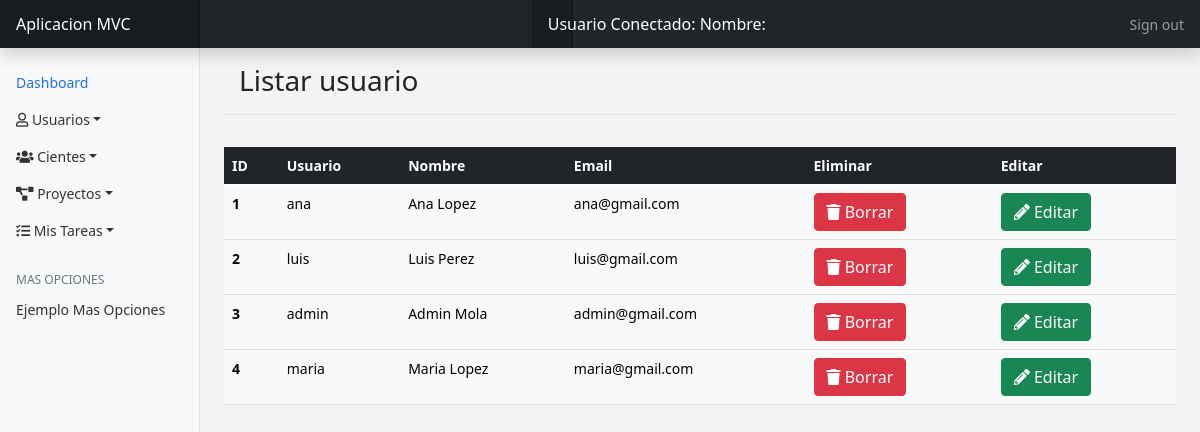
/index.php?tabla=user&accion=listar (signed in), run on the app's committed database.
### tables this page shows
CREATE TABLE `users` (
  `id` bigint(20) unsigned NOT NULL AUTO_INCREMENT,
  `name` varchar(255) DEFAULT NULL,
  `email` varchar(255) NOT NULL,
  `password` varchar(255) NOT NULL,
  `usuario` varchar(100) NOT NULL COMMENT 'Para el login equivalente a nick',
  PRIMARY KEY (`id`),
  UNIQUE KEY `users_email_unique` (`email`),
  UNIQUE KEY `users_UN` (`usuario`)
);

### web/router/router.php (called while the page is built, shortened)
<?php
function router (){
    $url = $_SERVER["REQUEST_URI"];
    $tablas=[
        "user"=>[
            "crear"=>"create.php",
            "guardar"=>"store.php",
            "ver"=> "show.php",
            "listar"=>"list.php",
            "buscar"=>"search.php",
            "borrar"=>"delete.php",
            "editar"=>"edit.php"
            ],
        "client"=>[
            "crear"=>"create.php",
            "guardar"=>"store.php",
            "ver"=> "show.php",
            "listar"=>"list.php",
            "buscar"=>"search.php",
            "borrar"=>"delete.php",
            "editar"=>"edit.php"
    ],
    "project"=>[
        "crear"=>"create.php",
        "guardar"=>"store.php",
        "ver"=> "show.php",
        "buscar"=>"search.php",
        "borrar"=>"delete.php",
        "editar"=>"edit.php"
],
    ];
    $tabla= $_REQUEST["tabla"];
    $accion=$_REQUEST["accion"];
    return "views/{$tabla}/{$tablas[$tabla][$accion]}";
}

### web/config/db.php (called while the page is built, shortened)
<?php
class db
{
  static public function conexion()
  {
    $conexion = null;
    try {
      $opciones =  [PDO::ATTR_ERRMODE => PDO::ERRMODE_EXCEPTION];
      $conexion = new PDO('mysql:host='.self::HOST.';dbname=' .self::DBNAME.";charset=".self::DB_CHARSET,
        self::USER,self::PASSWORD, $opciones);
    } catch (Exception $e) {
        echo "Ocurrió algo con la base de datos: " . $e->getMessage();
      }
     return $conexion;
    }
}

### web/controllers/usersController.php (called while the page is built, shortened)
<?php
require_once "models/userModel.php";
class UsersController
{
    private $model;
    public function __construct()
    {
        $this->model = new UserModel();
    }
    public function listar()
    {
        return $this->model->readAll();
    }
}

### web/models/userModel.php (called while the page is built, shortened)
<?php
require_once('config/db.php');
class UserModel
{
    private $conexion;
    public function __construct()
    {
        $this->conexion = db::conexion();
    }
    public function readAll(): array
    {
        $sentencia = $this->conexion->query("SELECT * FROM users;");
        $usuarios = $sentencia->fetchAll(PDO::FETCH_OBJ);
        return $usuarios;
    }
}

### web/views/user/list.php (the view, shortened to what this page needs)
<?php
require_once "controllers/usersController.php";
$controlador = new UsersController();
$users = $controlador->listar();
?>
<main class="col-md-9 ms-sm-auto col-lg-10 px-md-4">
    <div class="d-flex justify-content-between flex-wrap flex-md-nowrap align-items-center pt-3 pb-2 mb-3 border-bottom">
        <h1 class="h3">Listar usuario</h1>
    </div>
    <div id="contenido">
        <table class="table table-light table-hover">
            <?php
            if (count($users) <= 0) :
                echo "No hay Datos a Mostrar";
            else : ?>
                <table class="table table-light table-hover">
                    <thead class="table-dark">
                        <tr>
                            <th scope="col">ID</th>
                            <th scope="col">Usuario</th>
                            <th scope="col">Nombre</th>
                            <th scope="col">Email</th>
                            <th scope="col">Eliminar</th>
                            <th scope="col">Editar</th>
                        </tr>
                    </thead>
                    <tbody>
                        <?php foreach ($users as $user) :
                            $id = $user->id;
                        ?>
                            <tr>
                                <th scope="row"><?= $user->id ?></th>
                                <td><?= $user->usuario ?></td>
                                <td><?= $user->name ?></td>
                                <td><?= $user->email ?></td>
                                <td><a class="btn btn-danger" href="index.php?tabla=user&accion=borrar&id=<?= $id ?>"><i class="fa fa-trash"></i> Borrar</a></td>
                                <td><a class="btn btn-success" href="index.php?tabla=user&accion=editar&id=<?= $id ?>"><i class="fas fa-pencil-alt"></i> Editar</a></td>
                            </tr>
                        <?php
                        endforeach;
                        ?>
                    </tbody>
                </table>
            <?php
            endif;
            ?>
    </div>
</main>

### web/views/layout/head.php (shortened to what this page needs)
<!doctype html>
<html lang="es">
<head>
  <link href="assets/css/bootstrap.min.css" rel="stylesheet">
  <link href="https://cdnjs.cloudflare.com/ajax/libs/font-awesome/5.15.4/css/all.min.css" rel="stylesheet">
  <link href="assets/css/dashboard.css" rel="stylesheet">
  <link href="assets/css/404.css" rel="stylesheet">
</head>
<body>
  <header class="navbar navbar-dark sticky-top bg-dark flex-md-nowrap p-0 shadow">
    <a class="navbar-brand col-md-3 col-lg-2 me-0 px-3" href="">Aplicacion MVC</a>
    <div class="navbar-nav">
    <label class="navbar-brand col-md-3 col-lg-2 me-0 px-3"> Usuario Conectado: <?= $_SESSION["usuario"]->usuario . " Nombre: " . $_SESSION["usuario"]->name . " " ?>
      </div>
    <div class="navbar-nav">
      <div class="nav-item text-nowrap">
        <a class="nav-link px-3" href="logout.php">Sign out</a>
      </div>
    </div>
  </header>

### web/index.php (shortened to what this page needs)
<?php
require_once("router/router.php");
require_once("views/layout/head.php");
$vista = router();
?>
<div class="container-fluid">
    <div class="row">
        <?php
        require_once "views/layout/navbar.php";
        if (!file_exists($vista)) echo "Error, REVISA TUS RUTAS";
        else require_once($vista);
        ?>
    </div>
</div>
<?php
require_once("views/layout/footer.php");
?>

### web/views/layout/navbar.php (shortened to what this page needs)
<nav id="sidebarMenu" class="col-md-3 col-lg-2 d-md-block bg-light sidebar collapse">
  <div class="position-sticky pt-3">
    <ul class="nav flex-column">
      <li class="nav-item">
        <a class="nav-link active disabled" aria-current="page" href="#">
          Dashboard
        </a>
      </li>
      <li class="nav-item dropdown">
        <a class="nav-link dropdown-toggle" href="index.php" role="button" data-bs-toggle="dropdown" aria-expanded="false">
          <i class="far fa-user"></i> Usuarios</a>
      </li>
      <li class="nav-item dropdown">
        <a class="nav-link dropdown-toggle" href="index.php" role="button" data-bs-toggle="dropdown" aria-expanded="false">
          <i class="fas fa-users"></i> Cientes</a>
      </li>
      <li class="nav-item dropdown">
        <a class="nav-link dropdown-toggle" href="index.php" role="button" data-bs-toggle="dropdown" aria-expanded="false">
          <i class="fas fa-project-diagram"></i> Proyectos</a>
      </li>
      <li class="nav-item dropdown">
        <a class="nav-link dropdown-toggle" href="index.php" role="button" data-bs-toggle="dropdown" aria-expanded="false">
          <i class="fas fa-tasks"></i> Mis Tareas</a>
      </li>
    </ul>
    <h6 class="sidebar-heading d-flex justify-content-between align-items-center px-3 mt-4 mb-1 text-muted">
      <span>MAS OPCIONES</span>
    </h6>
    <ul class="nav flex-column mb-2">
      <li class="nav-item">
        <a class="nav-link" href="#">
          Ejemplo Mas Opciones
        </a>
      </li>
    </ul>
  </div>
</nav>

### web/views/layout/footer.php (shortened to what this page needs)
</body>
</html>

### web/assets/css/dashboard.css (style rules this page uses)
body { font-size: .875rem; }
.sidebar { position: fixed; top: 0; bottom: 0; left: 0; z-index: 100; padding: 48px 0 0; box-shadow: inset -1px 0 0 rgba(0, 0, 0, .1); }
.sidebar .nav-link { font-weight: 500; color: #333; }
.sidebar .nav-link.active { color: #2470dc; }
.sidebar-heading { font-size: .75rem; text-transform: uppercase; }
.navbar-brand { padding-top: .75rem; padding-bottom: .75rem; font-size: 1rem; background-color: rgba(0, 0, 0, .25); box-shadow: inset -1px 0 0 rgba(0, 0, 0, .25); }

### web/assets/css/404.css (style rules this page uses)
* { -webkit-box-sizing: border-box; -moz-box-sizing: border-box; box-sizing: border-box; }
body { background-color: #f4f4f4; margin-bottom: 50px; }
html, button, input, select, textarea { font-family: 'Montserrat', Helvetica, sans-serif; color: #bbb; }
h1 { text-align: center; margin: 30px 15px; }

### data on the page
users: id "1", usuario "ana", name "Ana Lopez", email "ana@gmail.com"
users: id "2", usuario "luis", name "Luis Perez", email "luis@gmail.com"
users: id "3", usuario "admin", name "Admin Mola", email "admin@gmail.com"
users: id "4", usuario "maria", name "Maria Lopez", email "maria@gmail.com"
